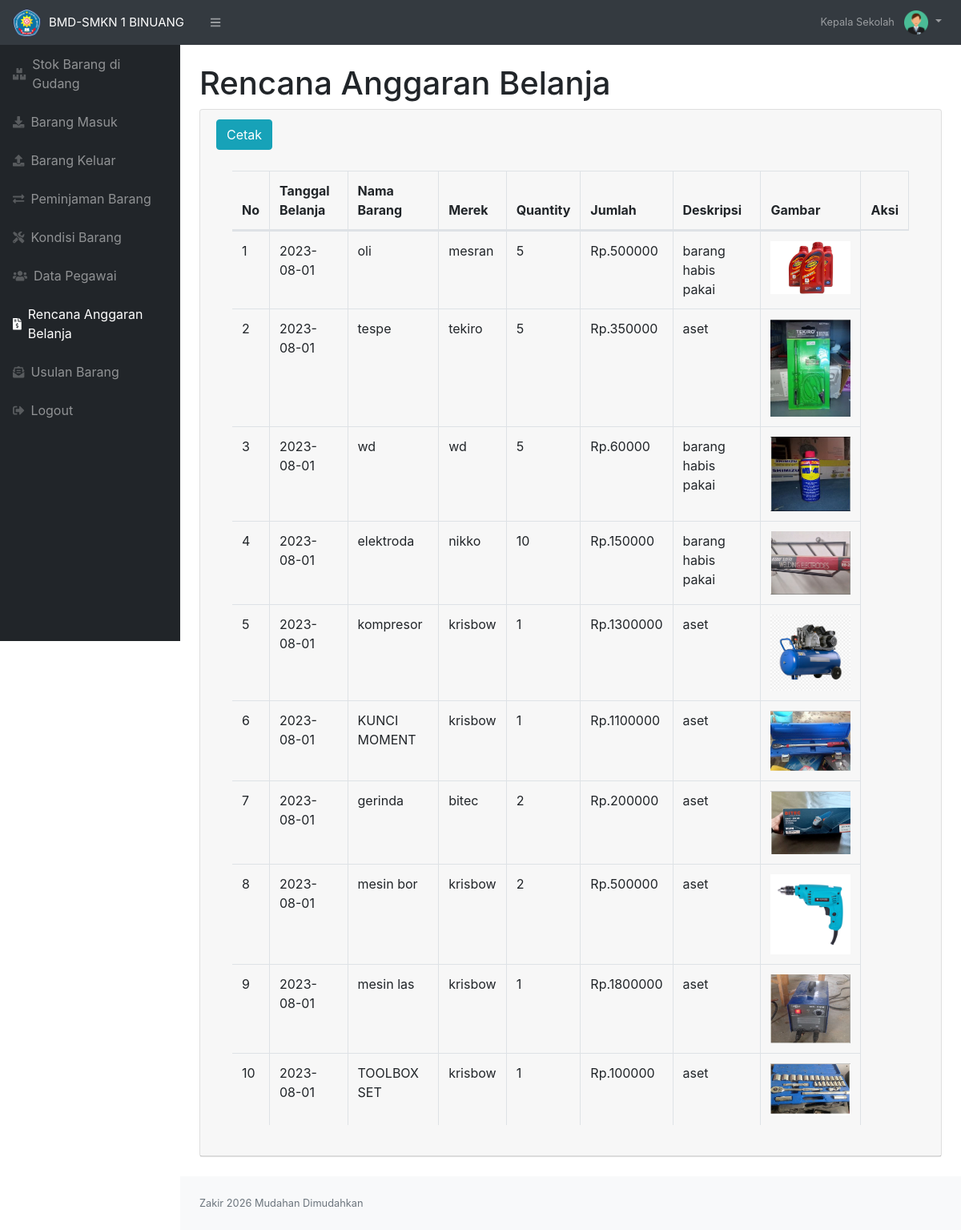
The app's page /rab_kepsek.php (signed in) with its own data.
### tables this page shows
CREATE TABLE `rab1` (
  `idrab` int(11) NOT NULL,
  `namabarang` varchar(50) NOT NULL,
  `tglbelanja` date NOT NULL DEFAULT current_timestamp(),
  `merek` varchar(50) NOT NULL,
  `qty` int(11) NOT NULL,
  `hargasatuan` varchar(100) NOT NULL,
  `jumlah` varchar(100) NOT NULL,
  `deskripsi` varchar(50) NOT NULL,
  `image` varchar(99) DEFAULT NULL
);

### rab_kepsek.php (the view, shortened to what this page needs)
<?php
require 'function.php';
?>
<!DOCTYPE html>
<html lang="en">
<head>
    <link href="css/styles.css" rel="stylesheet" />
    <link href="https://cdn.datatables.net/1.10.20/css/dataTables.bootstrap4.min.css" rel="stylesheet" />
</head>
<body class="sb-nav-fixed">
    <nav class="sb-topnav navbar navbar-expand navbar-dark bg-dark">
        <a class="navbar-brand" href="index.php" style="width: max-content; font-size: 15px; padding-right: 1.5rem;"><img src="images/foto1.png" width="35" style="margin-right: 10px;">BMD-SMKN 1 BINUANG</a>
        <button class="btn btn-link btn-sm order-1 order-lg-0" id="sidebarToggle" href="#"><i class="fas fa-bars"></i></button>
        <ul class="navbar-nav ml-auto">
            <li class="nav-item dropdown no-arrow">
                <a class="nav-link dropdown-toggle" href="#" id="userDropdown" role="button" data-toggle="dropdown" aria-haspopup="true" aria-expanded="false">
                    <span class="mr-2 d-none d-lg-inline text-gray-600 small">Kepala Sekolah</span>
                    <img src="images/kepsek.png" width="30">
                </a>
            </li>
        </ul>
    </nav>
    <div id="layoutSidenav">
        <div id="layoutSidenav_nav">
            <nav class="sb-sidenav accordion sb-sidenav-dark" id="sidenavAccordion">
                <div class="sb-sidenav-menu">
                    <div class="nav">
                        <a class="nav-link" href="index_kepsek.php">
                            <div class="sb-nav-link-icon"><i class="fas fa-boxes"></i></div>
                            Stok Barang di Gudang
                        </a>
                        <a class="nav-link" href="masuk_kepsek.php">
                            <div class="sb-nav-link-icon"><i class="fas fa-download"></i></div>
                            Barang Masuk
                        </a>
                        <a class="nav-link" href="keluar_kepsek.php">
                            <div class="sb-nav-link-icon"><i class="fas fa-upload"></i></div>
                            Barang Keluar
                        </a>
                        <a class="nav-link" href="peminjaman_kepsek.php">
                            <div class="sb-nav-link-icon"><i class="fas fa-exchange-alt"></i></div>
                            Peminjaman Barang
                        </a>
                        <a class="nav-link" href="kondisi_kepsek.php">
                            <div class="sb-nav-link-icon"><i class="fas fa-tools"></i></div>
                            Kondisi Barang
                        </a>
                        <a class="nav-link" href="pegawai_kepsek.php">
                            <div class="sb-nav-link-icon"><i class="fas fa-users"></i></div>
                            Data Pegawai
                        </a>
                        <a class="nav-link" href="rab_kepsek.php">
                            <div class="sb-nav-link-icon"><i class="fas fa-file-invoice-dollar"></i></div>
                            Rencana Anggaran Belanja
                        </a>
                        <a class="nav-link" href="usulan_barang_kepsek.php">
                            <div class="sb-nav-link-icon"><i class="fas fa-envelope-open-text"></i></div>
                            Usulan Barang
                        </a>
                        <a class="nav-link" href="logout.php">
                            <div class="sb-nav-link-icon"><i class="fas fa-sign-out-alt"></i></div>
                            Logout
                        </a>
                    </div>
                </div>
            </nav>
        </div>
        <div id="layoutSidenav_content">
            <main>
                <div class="container-fluid">
                    <h1 class="mt-4">Rencana Anggaran Belanja</h1>
                    <div class="card mb-4">
                        <div class="card-header">
                            <a href="laporan_rab.php" target="_blank" class="btn btn-info ">Cetak</a>
                            <div class="card-body">
                                <div class="table-responsive">
                                    <table class="table table-bordered" id="dataTable" width="100%" cellspacing="0">
                                        <thead>
                                            <tr>
                                                <th>No</th>
                                                <th>Tanggal Belanja</th>
                                                <th>Nama Barang</th>
                                                <th>Merek</th>
                                                <th>Quantity</th>
                                                <th>Jumlah</th>
                                                <th>Deskripsi</th>
                                                <th>Gambar</th>
                                                <th>Aksi</th>
                                            </tr>
                                        </thead>
                                        <tbody>
                                            <?php
                                            $ambilsemuadatastok = mysqli_query($conn, "select * from rab1");
                                            $i = 1;
                                            while ($data = mysqli_fetch_array($ambilsemuadatastok)) {
                                                $tglbelanja = $data['tglbelanja'];
                                                $namabarang = $data['namabarang'];
                                                $merek = $data['merek'];
                                                $qty = $data['qty'];
                                                $jumlah = $data['jumlah'];
                                                $deskripsi = $data['deskripsi'];
                                                $gambar = $data['image'];
                                                if ($gambar == null) {
                                                    $img = 'no photo';
                                                } else {
                                                    $img = '<img src="images/' . $gambar . '" class="zoomable">';
                                                }
                                            ?>
                                                <tr>
                                                    <td><?= $i++; ?></td>
                                                    <td><?= $tglbelanja; ?></td>
                                                    <td><?= $namabarang; ?></td>
                                                    <td><?= $merek; ?></td>
                                                    <td><?= $qty; ?></td>
                                                    <td>Rp.<?= $jumlah; ?></td>
                                                    <td><?= $deskripsi; ?></td>
                                                    <td><?= $img; ?></td>
                                                </tr>
                                            <?php
                                            };
                                            ?>
                                        </tbody>
                                    </table>
                                </div>
                            </div>
                        </div>
                    </div>
            </main>
            <footer class="py-4 bg-light mt-auto">
                <div class="container-fluid">
                    <div class="d-flex align-items-center justify-content-between small">
                        <div class="text-muted">Zakir 2026 Mudahan Dimudahkan</div>
                    </div>
                </div>
            </footer>
        </div>
    </div>
</body>
</html>

### rab_kepsek.php (style rules this page uses)
.zoomable { width: 100px; }
a { text-decoration: none; color: white; }

### records on screen
rab1: tglbelanja "2023-08-01", namabarang "oli", merek "mesran", qty "5", jumlah "500000", deskripsi "barang habis pakai", image (picture)
rab1: tglbelanja "2023-08-01", namabarang "tespe", merek "tekiro", qty "5", jumlah "350000", deskripsi "aset", image (picture)
rab1: tglbelanja "2023-08-01", namabarang "wd", merek "wd", qty "5", jumlah "60000", deskripsi "barang habis pakai", image (picture)
rab1: tglbelanja "2023-08-01", namabarang "elektroda", merek "nikko", qty "10", jumlah "150000", deskripsi "barang habis pakai", image (picture)
rab1: tglbelanja "2023-08-01", namabarang "kompresor", merek "krisbow", qty "1", jumlah "1300000", deskripsi "aset", image (picture)
rab1: tglbelanja "2023-08-01", namabarang "KUNCI MOMENT", merek "krisbow", qty "1", jumlah "1100000", deskripsi "aset", image (picture)
rab1: tglbelanja "2023-08-01", namabarang "gerinda", merek "bitec", qty "2", jumlah "200000", deskripsi "aset", image (picture)
rab1: tglbelanja "2023-08-01", namabarang "mesin bor", merek "krisbow", qty "2", jumlah "500000", deskripsi "aset", image (picture)
rab1: tglbelanja "2023-08-01", namabarang "mesin las", merek "krisbow", qty "1", jumlah "1800000", deskripsi "aset", image (picture)
rab1: tglbelanja "2023-08-01", namabarang "TOOLBOX SET", merek "krisbow", qty "1", jumlah "100000", deskripsi "aset", image (picture)
